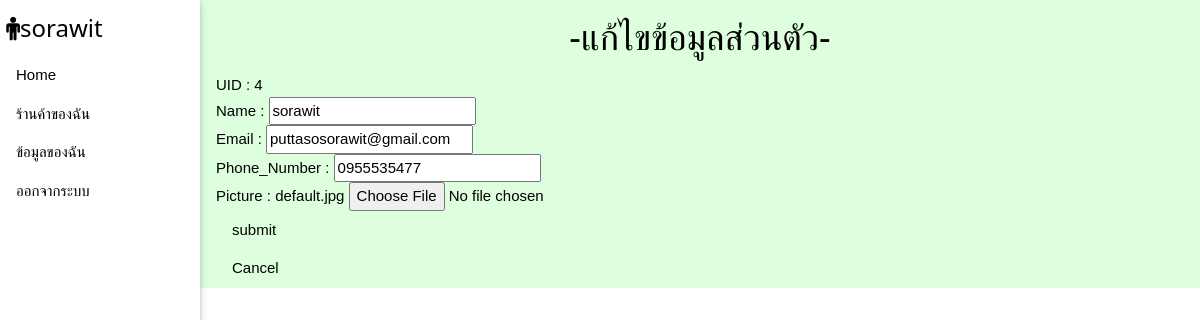
/editpro.php (signed in), run on the app's committed database.
### tables this page shows
CREATE TABLE `users` (
  `UID` int(11) NOT NULL,
  `Email` varchar(200) NOT NULL,
  `Password` varchar(200) NOT NULL,
  `Username` varchar(100) NOT NULL,
  `Full_Name` varchar(200) NOT NULL,
  `Phone_Number` varchar(20) NOT NULL,
  `Profile_Picture` text NOT NULL,
  `isRole` int(11) NOT NULL
);

### editpro.php (the view, shortened to what this page needs)
<?php
include('config.php');
$ID = $_SESSION['ID'];
  $name = $_SESSION['username'];
	$sql = "SELECT * FROM users WHERE UID = $ID";
	$result = $db->query($sql);
	while($row = $result->fetch_assoc()):
?>
<!DOCTYPE html>
<html>
<head>
	<link rel="stylesheet" href="https://cdnjs.cloudflare.com/ajax/libs/font-awesome/4.7.0/css/font-awesome.min.css">
	<link rel="stylesheet" href="css/w3.css">
</head>
<body>
<div class="w3-sidebar w3-bar-block w3-collapse w3-card w3-animate-left" style="width:200px;" id="mySidebar">
	  <h3>&nbsp;<i class="fa fa-male"></i><?php echo $name; ?></h3>
	  <a href="main.php" class="w3-bar-item w3-button">Home</a>
	  <a href="food.php" class="w3-bar-item w3-button">ร้านค้าของฉัน</a>
	  <a href="about.php" class="w3-bar-item w3-button">ข้อมูลของฉัน</a>
	  <a href="logout.php" class="w3-bar-item w3-button">ออกจากระบบ</a>
	</div>
<div class="w3-main w3-pale-yellow" style="margin-left: 200px;">
	<div class="w3-light-grey">
		<div class="w3-pale-green w3-container" style="text-align: center;">
			  <h1>-แก้ไขข้อมูลส่วนตัว-</h1>
		</div>
	</div>
	<div class="w3-light-grey">
		<div class="w3-pale-green w3-container">
			<form action="<?php echo $_SERVER["PHP_SELF"];?>" method="post" name="frmMain" enctype="multipart/form-data">
				<label>UID : <?php echo $row["UID"];?></label> <br>
				<label>Name : <input type="text" name="txtname" size="20" value="<?php echo $row["Full_Name"];?>"></label> <br>
				<label>Email : <input type="text" name="txtemail" size="20" value="<?php echo $row["Email"];?>"></label> <br>
				<label>Phone_Number : <input type="text" name="txtphone" size="20" value="<?php echo $row["Phone_Number"];?>"></label> <br>
				<label>Picture : <?php echo $row["Profile_Picture"];?> <input type="file" name="filUpload"></label> <br>
				<input type="submit" name="submit" value="submit" class="w3-button">
			</form>
			<a href="about.php" class="w3-button">Cancel</a>
		</div>
	</div>
</div>
<?php
endwhile;
?>
</body>
</html>

### css/w3.css (style rules this page uses)
*,*:before,*:after { box-sizing:inherit }
html { -ms-text-size-adjust:100%;-webkit-text-size-adjust:100% }
body { margin:0 }
a { background-color:transparent }
button,input,select,textarea,optgroup { font:inherit;margin:0 }
button,input { overflow:visible }
button,[type=button],[type=reset],[type=submit] { -webkit-appearance:button }
html,body { font-family:Verdana,sans-serif;font-size:15px;line-height:1.5 }
html { overflow-x:hidden }
h1 { font-size:36px }
h3 { font-size:24px }
h1,h2,h3,h4,h5,h6 { font-family:"Segoe UI",Arial,sans-serif;font-weight:400;margin:10px 0 }
a { color:inherit }
.w3-btn,.w3-button { border:none;display:inline-block;padding:8px 16px;vertical-align:middle;overflow:hidden;text-decoration:none;color:inherit;background-color:inherit;text-align:center;cursor:pointer;white-space:nowrap }
.w3-btn,.w3-button { -webkit-touch-callout:none;-webkit-user-select:none;-khtml-user-select:none;-moz-user-select:none;-ms-user-select:none;user-select:none }
.w3-sidebar { height:100%;width:200px;background-color:#fff;position:fixed!important;z-index:1;overflow:auto }
.w3-main,#main { transition:margin-left .4s }
.w3-bar-block .w3-bar-item { width:100%;display:block;padding:8px 16px;text-align:left;border:none;white-space:normal;float:none;outline:0 }
.w3-container:after,.w3-container:before,.w3-panel:after,.w3-panel:before,.w3-row:after,.w3-row:before,.w3-row-padding:after,.w3-row-padding:before, .w3-cell-row:before,.w3-cell-row:after,.w3-clear:after,.w3-clear:before,.w3-bar:before,.w3-bar:after { content:"";display:table;clear:both }
@media (min-width:993px) { .w3-sidebar.w3-collapse { display:block!important } }
.w3-container,.w3-panel { padding:0.01em 16px }
.w3-card,.w3-card-2 { box-shadow:0 2px 5px 0 rgba(0,0,0,0.16),0 2px 10px 0 rgba(0,0,0,0.12) }
.w3-animate-left { position:relative;animation:animateleft 0.4s }
.w3-light-grey,.w3-hover-light-grey:hover,.w3-light-gray,.w3-hover-light-gray:hover { color:#000!important;background-color:#f1f1f1!important }
.w3-pale-green,.w3-hover-pale-green:hover { color:#000!important;background-color:#ddffdd!important }
.w3-pale-yellow,.w3-hover-pale-yellow:hover { color:#000!important;background-color:#ffffcc!important }

### data on the page
users: UID "4", txtname "sorawit", txtemail "puttasosorawit@gmail.com", txtphone "0955535477", Profile_Picture "default.jpg"
